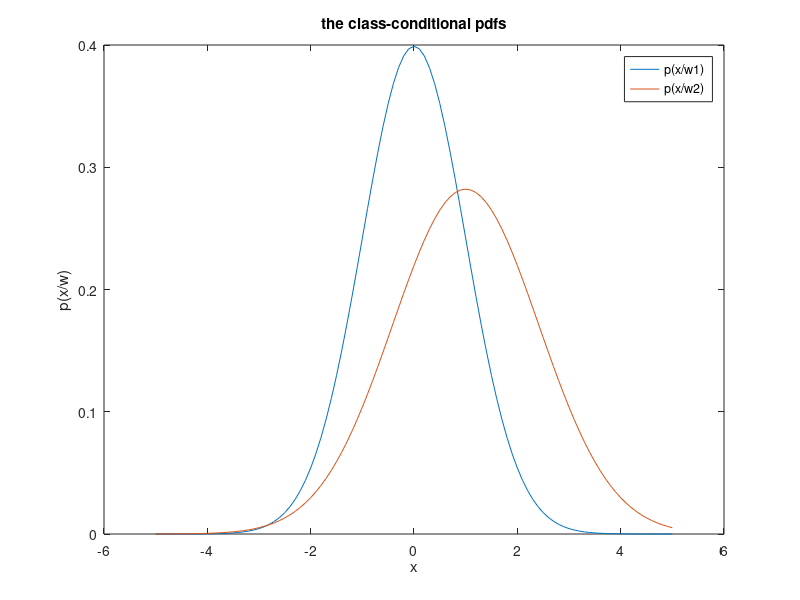
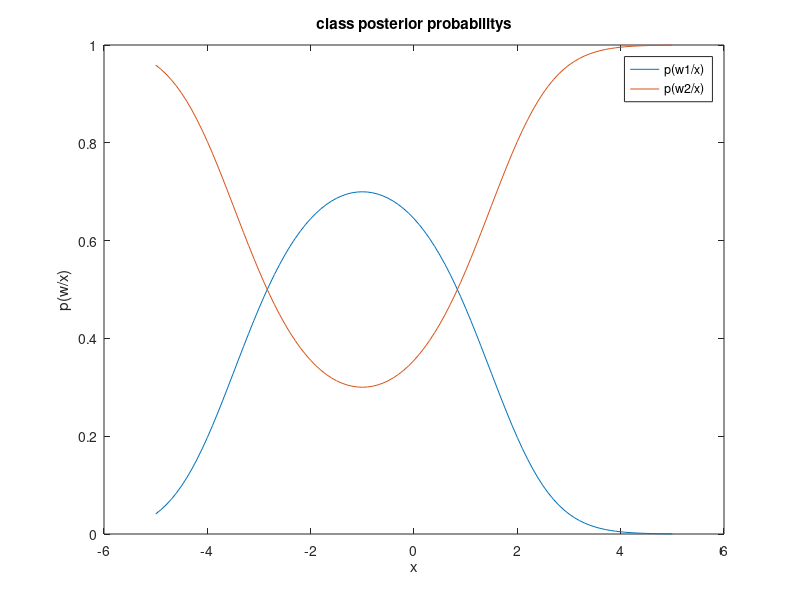

The MATLAB script that drew these images, in order:
clc;clear all;
x=(-5:0.1:5);
fx1 = (2*pi)^(-0.5)*exp(-0.5*x.^2);
fx2 = (2*pi^(0.5))^(-1)*exp(-0.25*(x-1).^2);
figure (1);
plot(x,fx1,x,fx2),title('the class-conditional pdfs'), xlabel('x'),ylabel('p(x/w)'),legend('p(x/w1)','p(x/w2)')

fx3=fx1./(fx1+fx2);
fx4=fx2./(fx1+fx2);
figure (2);
plot(x,fx3,x,fx4),title('class posterior probabilitys'), xlabel('x'), ylabel('p(w/x)'),legend('p(w1/x)','p(w2/x)')